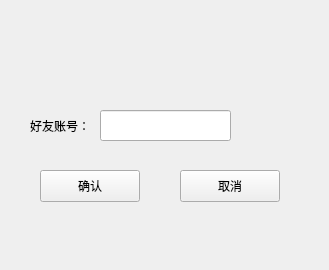
<?xml version="1.0" encoding="UTF-8"?>
<ui version="4.0">
 <class>AddFriend</class>
 <widget class="QWidget" name="AddFriend">
  <property name="geometry">
   <rect>
    <x>0</x>
    <y>0</y>
    <width>329</width>
    <height>270</height>
   </rect>
  </property>
  <property name="windowTitle">
   <string>Form</string>
  </property>
  <widget class="QLabel" name="label">
   <property name="geometry">
    <rect>
     <x>30</x>
     <y>100</y>
     <width>91</width>
     <height>51</height>
    </rect>
   </property>
   <property name="text">
    <string>好友账号：</string>
   </property>
  </widget>
  <widget class="QLineEdit" name="lineEdit">
   <property name="geometry">
    <rect>
     <x>100</x>
     <y>110</y>
     <width>131</width>
     <height>31</height>
    </rect>
   </property>
  </widget>
  <widget class="QPushButton" name="AddPb">
   <property name="geometry">
    <rect>
     <x>40</x>
     <y>170</y>
     <width>100</width>
     <height>32</height>
    </rect>
   </property>
   <property name="text">
    <string>确认</string>
   </property>
  </widget>
  <widget class="QPushButton" name="CancelPb">
   <property name="geometry">
    <rect>
     <x>180</x>
     <y>170</y>
     <width>100</width>
     <height>32</height>
    </rect>
   </property>
   <property name="text">
    <string>取消</string>
   </property>
  </widget>
 </widget>
 <resources/>
 <connections/>
</ui>
